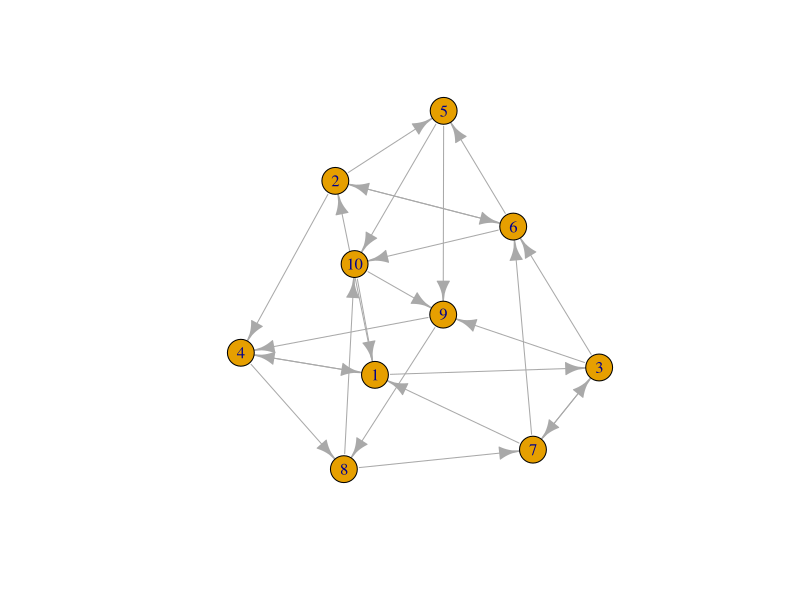
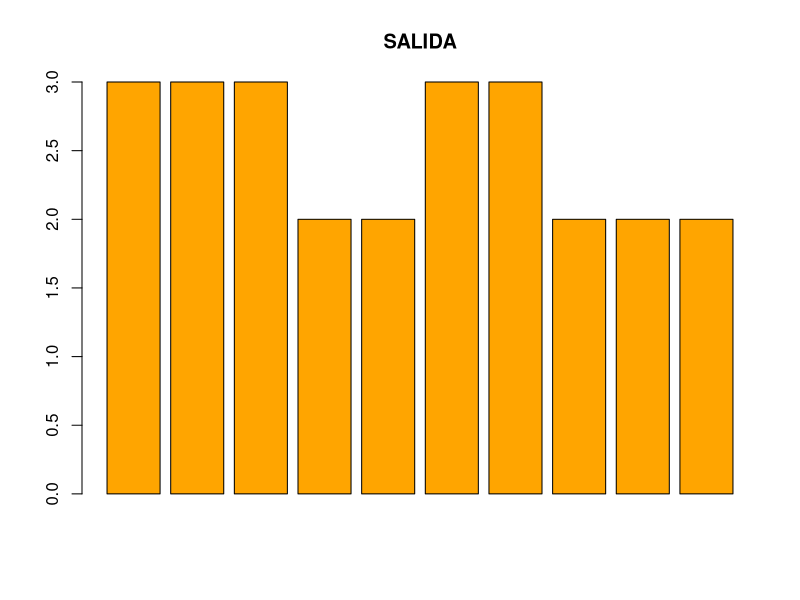
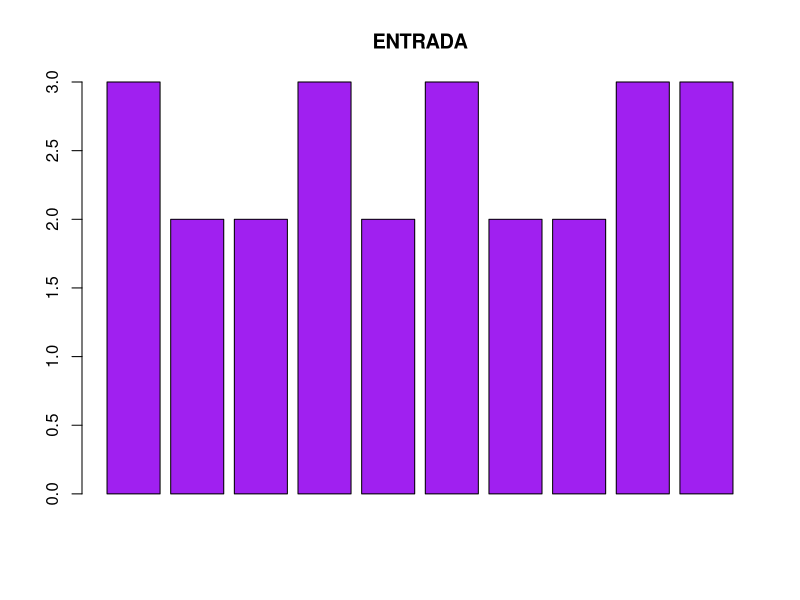
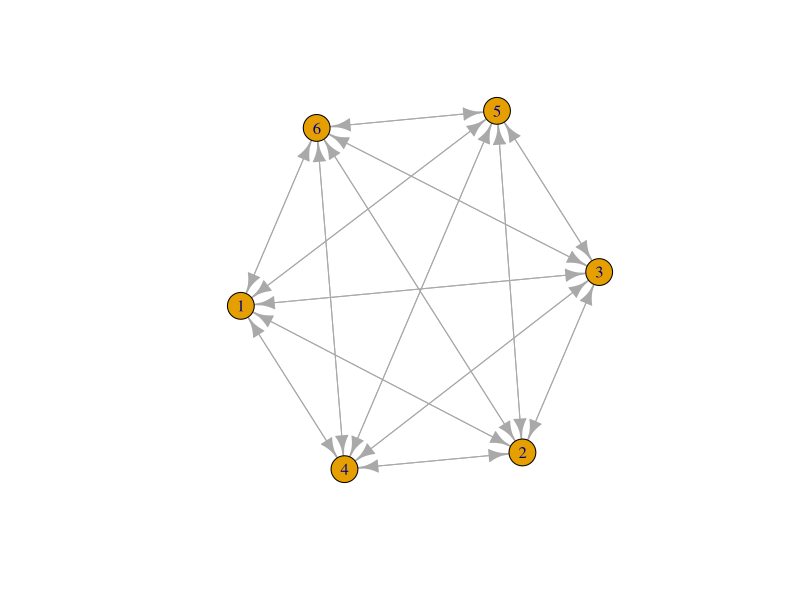

Generate these figures, in order, with R:
## ---- chunk 1
library(igraph)
## ---- chunk 2
g <- make_empty_graph(n = 10, directed = TRUE)


conexiones <- c(1,2, 1,3, 2,4, 2,5, 3,6,
  3,7, 4,1, 4,8, 5,9, 5,10,
  6,2, 6,5, 7,3, 7,6, 8,10,
  8,7, 9,4, 9,8, 10,1, 10,9,
  1,4, 2,6, 3,9, 6,10, 7,1)

# Agregar las aristas al grafo
g <- add_edges(g, conexiones)

plot(g)

degree(g, mode = "out")->salida
sum(salida)
barplot(salida, col = "orange", main ="SALIDA")

degree(g, mode = "in")->entrada
sum(entrada)#---tambien son 25
barplot(entrada, col = "purple", main ="ENTRADA")
degree(g, mode = "in")

mean(salida)
mean(entrada)

 g5 <-make_full_graph(6, directed = TRUE)

 plot(g5)
degree(g5)
## ---- chunk 3
library(igraph)
karate<-make_graph("Zachary")

